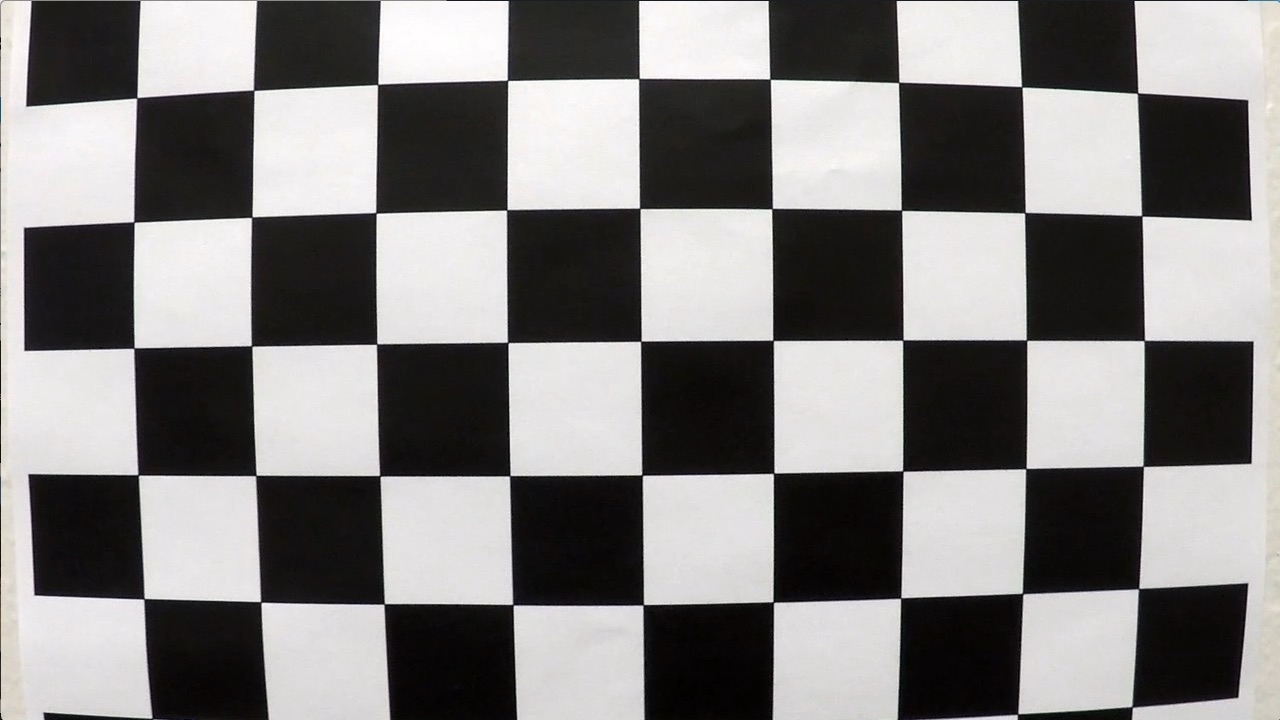
#> input picture CarND-Advanced-Lane-Lines-ricram2/camera_cal/calibration1.jpg, 1280 x 720 px; its folder holds 4 pictures in this run
$ jupyter execute Playgroound.ipynb   (shell and % lines are left out)   (older library calls are emulated)
#> lines starting #> are read from the running program, lines starting #| are printed output that depends on the picture; after the words box and inside, x2 and y2 are one past the last pixel; in counts of white or black regions, pixels touching at a corner belong together
## Advanced Lane Finding Project

The goals / steps of this project are the following:

* Compute the camera calibration matrix and distortion coefficients given a set of chessboard images. (Check)
* Apply a distortion correction to raw images. (Check)
* Use color transforms, gradients, etc., to create a thresholded binary image. (Check)
* Apply a perspective transform to rectify binary image ("birds-eye view"). (Check)
* Detect lane pixels and fit to find the lane boundary. (Check)
* Determine the curvature of the lane and vehicle position with respect to center.
* Warp the detected lane boundaries back onto the original image.
* Output visual display of the lane boundaries and numerical estimation of lane curvature and vehicle position.

---
## First, I'll compute the camera calibration using chessboard images

[cell 1]
import numpy as np
import cv2
import glob
import matplotlib.pyplot as plt

# prepare object points, like (0,0,0), (1,0,0), (2,0,0) ....,(6,5,0)
objp = np.zeros((6*9,3), np.float32)
objp[:,:2] = np.mgrid[0:9,0:6].T.reshape(-1,2)

# Arrays to store object points and image points from all the images.
objpoints = [] # 3d points in real world space
imgpoints = [] # 2d points in image plane.

# Make a list of calibration images
images = glob.glob('../camera_cal/calibration*.jpg')

# Step through the list and search for chessboard corners
for fname in images:
    img = cv2.imread(fname)
#> img is the input picture: shape (720, 1280, 3); mean B, G, R 127.8, 128.4, 130.1
    gray = cv2.cvtColor(img,cv2.COLOR_BGR2GRAY)
    # Find the chessboard corners
    ret, corners = cv2.findChessboardCorners(gray, (9,6),None)
#> ret = False; corners = None
    # If found, add object points, image points
    if ret == True:
        objpoints.append(objp)
        imgpoints.append(corners)

        # Draw and display the corners
        img = cv2.drawChessboardCorners(img, (9,6), corners, ret)

        #Extract Numbers to calibrate
        ret, mtx, dist, rvecs, tvecs = cv2.calibrateCamera(objpoints, imgpoints, gray.shape[::-1], None, None)
        img = cv2.imread('../test_images/test3.jpg')
        dst = cv2.undistort(img, mtx, dist, None, mtx)

[cell 2]
#Plotting Before/After
f, (ax1, ax2) = plt.subplots(1, 2, figsize=(24, 9))
f.tight_layout()
ax1.imshow(img, cmap='gray')
plt.plot(600,430,'+') #Upper left
plt.plot(730,430,'+')  # Upper Right
plt.plot(200,720,'+') #Bottom left
plt.plot(1240,720,'+') # Bottom right


ax1.set_title('Original Image', fontsize=50)
ax2.imshow(dst, cmap="gray")
ax2.set_title('Undistorted Image', fontsize=50)
plt.subplots_adjust(left=0., right=1, top=0.9, bottom=0.)

## And so on and so forth...

[cell 3]
def wraping(img):

    img_size = (img.shape[1], img.shape[0])
    #Source coord
    src = np.float32(
    [[600,450],#Upper left
     [730,450],# Upper Right
     [200,720], #Bottom left
     [1240,720] # Bottom right
    ])

    #Desired coord

    dst = np.float32(
    [[460,0],
     [990,0],
     [420,720],#punto ancla inferiror
     [900,720]#punto ancla inferiror
    ])

    M = cv2.getPerspectiveTransform(src, dst)
    warped = cv2.warpPerspective(img, M, img_size, flags=cv2.INTER_LINEAR)

    return warped
binary_warped = wraping(dst)
plt.imshow(binary_warped, cmap='gray')

[cell 4]
binary_warped = wraping(dst)
plt.imshow(binary_warped, cmap='gray')

[cell 5]
def pipeline(img, s_thresh=(130, 255), sx_thresh=(20, 100)):
#> called with s_thresh = (130, 255), sx_thresh = (20, 100)
    img = np.copy(img)
    # Convert to HLS color space and separate the V channel
    hls = cv2.cvtColor(img, cv2.COLOR_RGB2HLS)
#> hls: shape (720, 1280, 3); mean of channels 0, 1, 2 124.5, 76.9, 22.5
    l_channel = hls[:,:,1]
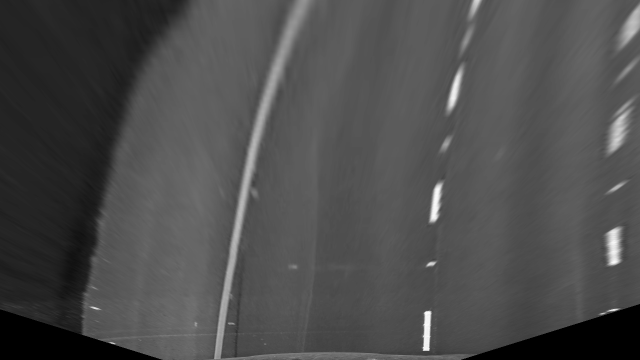
#> l_channel: shape (720, 1280) (shown at 1/2 size); min 0, max 251, mean 76.9
    s_channel = hls[:,:,2]
    # Sobel x
    sobelx = cv2.Sobel(l_channel, cv2.CV_64F, 1, 0) # Take the derivative in x
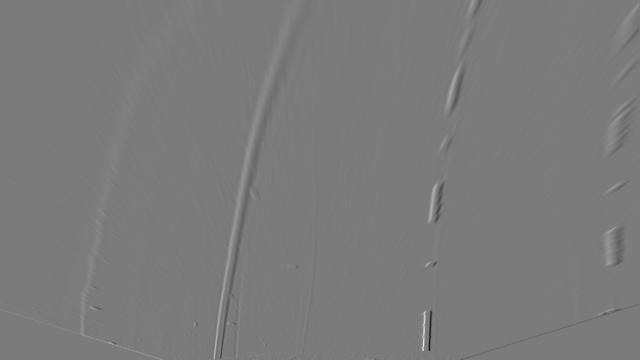
#> sobelx: shape (720, 1280) float64 (shown at 1/2 size); min -545, max 581, mean 0.3; drawn with min black and max white
    abs_sobelx = np.absolute(sobelx) # Absolute x derivative to accentuate lines away from horizontal
    scaled_sobel = np.uint8(255*abs_sobelx/np.max(abs_sobelx))

    # Threshold x gradient
    sxbinary = np.zeros_like(scaled_sobel)
    sxbinary[(scaled_sobel >= sx_thresh[0]) & (scaled_sobel <= sx_thresh[1])] = 1

    # Threshold color channel
    s_binary = np.zeros_like(s_channel)
    s_binary[(s_channel >= s_thresh[0]) & (s_channel <= s_thresh[1])] = 1

    # Stack each channel
    color_binary = np.dstack(( np.zeros_like(sxbinary), sxbinary, s_binary))
    combined_binary = np.zeros_like(sxbinary)
    combined_binary[(s_binary == 1) | (sxbinary == 1)] = 1

    return combined_binary

gobeled = pipeline(binary_warped)
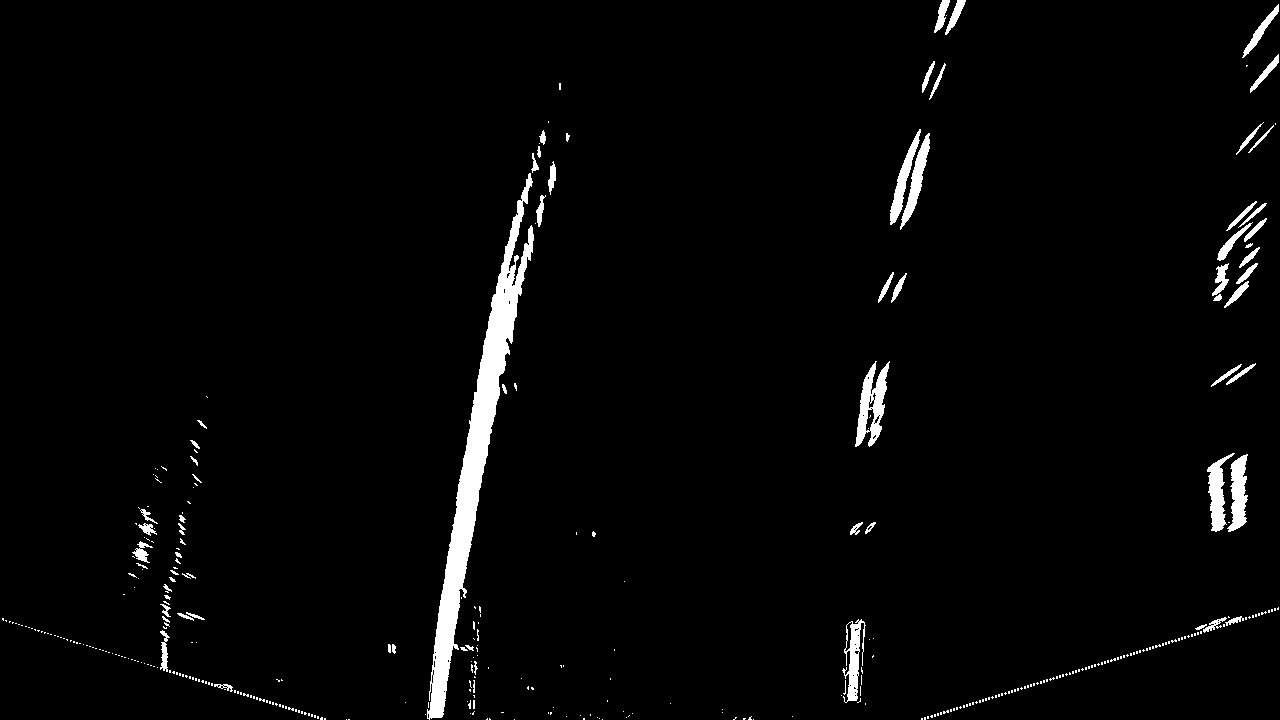
#> gobeled: shape (720, 1280); values 0 (black) and 1 (white), 2.6% white; 377 white regions (310 under 20 px), largest, box (x1, y1, x2, y2) and area: (427, 173, 534, 720) 10755, (855, 361, 890, 447) 1418, (1227, 454, 1248, 532) 989
cv2.imwrite('gobeled.png', gobeled)

# Plot the result
f, (ax1, ax2) = plt.subplots(1, 2, figsize=(24, 9))
f.tight_layout()

ax1.imshow(binary_warped)
ax1.set_title('Original Image', fontsize=40)

ax2.imshow(gobeled)
ax2.set_title('Pipeline Result', fontsize=40)
plt.subplots_adjust(left=0., right=1, top=0.9, bottom=0.)

[cell 6]
#Checking binary.
gobeled.max()
#> Out = 1

[cell 7]
def hist(img):
    # Grab only the bottom half of the image
    # Lane lines are likely to be mostly vertical nearest to the car
    bottom_half = img[img.shape[0]//2:,:]
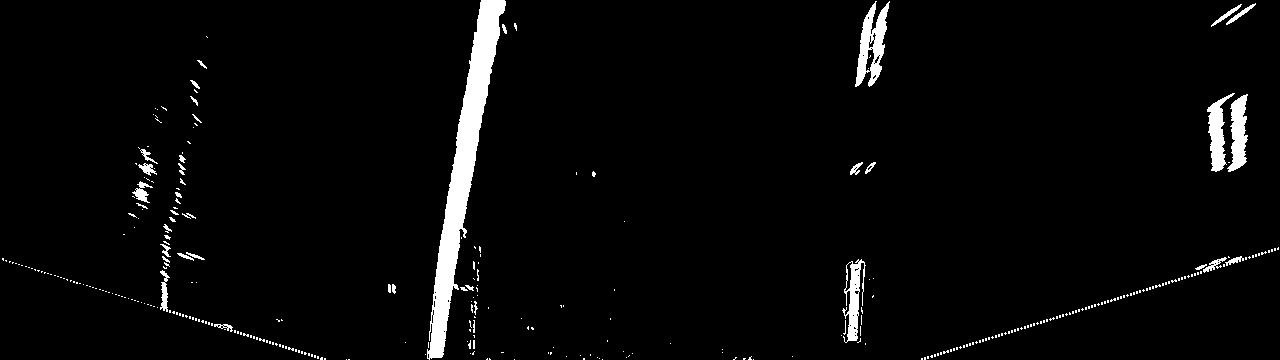
#> bottom_half: shape (360, 1280); values 0 (black) and 1 (white), 3.3% white; 342 white regions (303 under 20 px), largest, box (x1, y1, x2, y2) and area: (427, 0, 506, 360) 7431, (855, 1, 890, 87) 1418, (1227, 94, 1248, 172) 989

    # Sum across image pixels vertically - make sure to set an `axis`
    # i.e. the highest areas of vertical lines should be larger values
    histogram = np.sum(bottom_half, axis=0)
#> histogram = 1280 values, max 179 at index 474, min 0 at index 0, mean 11.83

    return histogram

[cell 8]
# Create histogram of image binary activations
histogram = hist(gobeled)
# Visualize the resulting histogram
plt.plot(histogram)
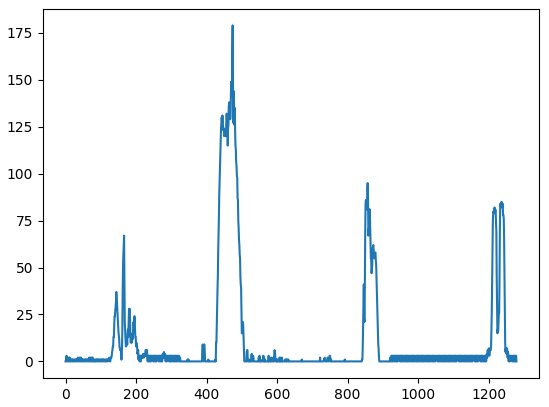
#> figure drawn by matplotlib, 1 panel; curve peaks at x = 474, y = 179

[cell 9]
def find_lane_pixels(binary_warped):
    # Take a histogram of the bottom half of the image
    histogram = np.sum(binary_warped[binary_warped.shape[0]//2:,:], axis=0)
#> (the rest of the program and of its run is left out)
